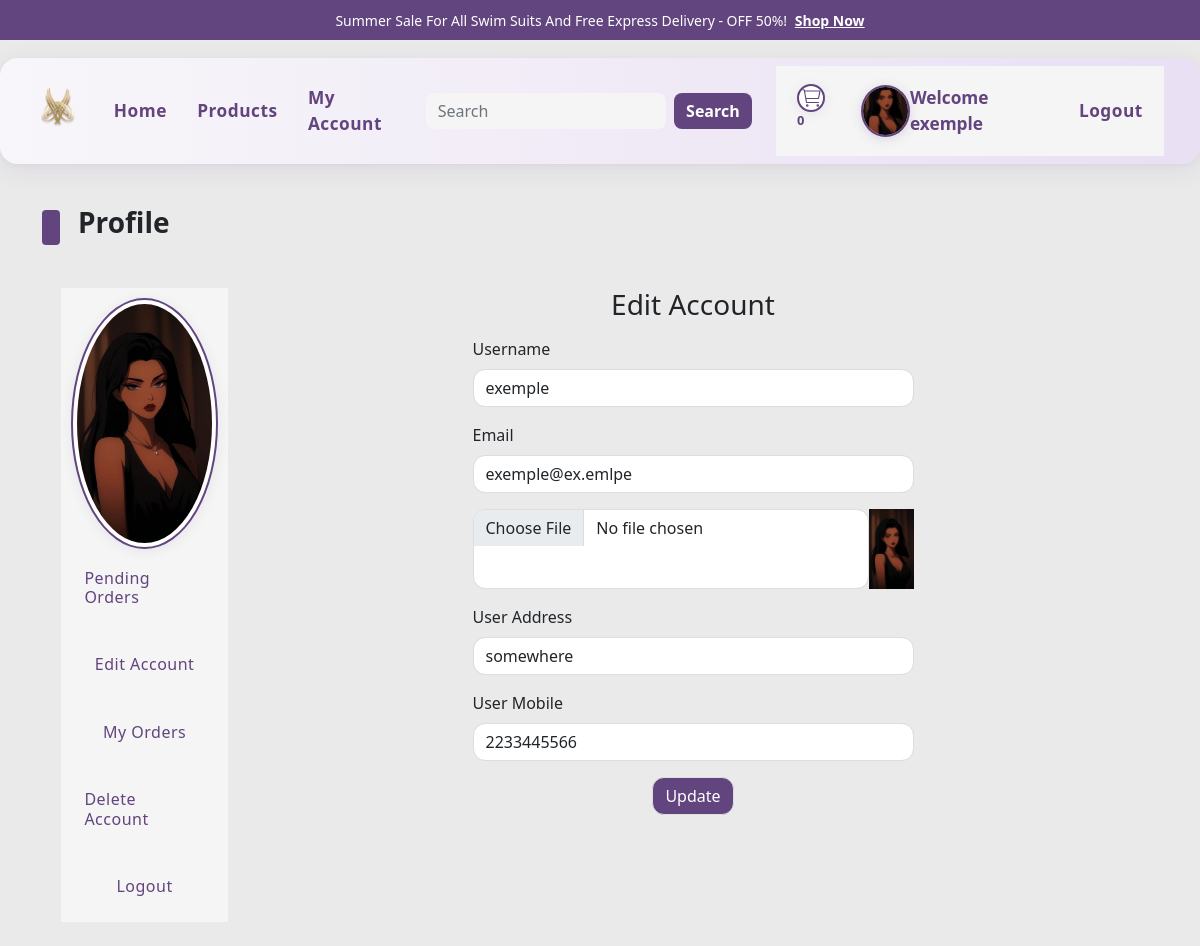
/users_area/profile.php?edit_account (signed in), run on the app's committed database.
### tables this page shows
CREATE TABLE `user_table` (
  `user_id` int(11) NOT NULL,
  `username` varchar(100) NOT NULL,
  `user_email` varchar(100) NOT NULL,
  `user_password` varchar(255) NOT NULL,
  `user_image` varchar(255) NOT NULL,
  `user_ip` varchar(100) NOT NULL,
  `user_address` varchar(255) NOT NULL,
  `user_mobile` varchar(20) NOT NULL,
  `role` enum('admin','user') NOT NULL DEFAULT 'user'
);

### users_area/edit_account.php (the view, shortened to what this page needs)
<?php
if(isset($_GET['edit_account'])){
    $user_session_name = $_SESSION['username'];
    $select_user_query = "SELECT * FROM `user_table` WHERE username='$user_session_name'";
    $select_user_result = mysqli_query($con,$select_user_query);
    $row_user_fetch = mysqli_fetch_array($select_user_result);
    $username = $row_user_fetch['username'];
    $user_email = $row_user_fetch['user_email'];
    $user_address = $row_user_fetch['user_address'];
    $user_mobile = $row_user_fetch['user_mobile'];
    $user_image = $row_user_fetch['user_image'];
}
?>
<!DOCTYPE html>
<html lang="en">
<head>
</head>
<body>
    <div class="container">
        <div class="row justify-content-center">
            <div class="col-md-6">
                <h3 class="text-center mb-3">Edit Account</h3>
                <form action="" method="post" enctype="multipart/form-data" class="d-flex flex-column gap-3">
                    <div class="form-outline">
                        <label for="user_username" class="form-label">Username</label>
                        <input type="text" name="user_username" id="user_username" class="form-control" value="<?php echo $username;?>">
                    </div>
                    <div class="form-outline">
                        <label for="user_email" class="form-label">Email</label>
                        <input type="email" name="user_email" id="user_email" class="form-control" value="<?php echo $user_email;?>">
                    </div>
                    <div class="form-outline d-flex">
                        <input type="file" name="user_image" id="user_image" value="<?php echo $user_image;?>" class="form-control">
                        <img src="./user_images/<?php echo $user_image;?>" height="80px" alt="<?php echo $username;?> Photo">
                    </div>
                    <div class="form-outline">
                        <label for="user_address" class="form-label">User Address</label>
                        <input type="text" name="user_address" id="user_address" class="form-control" value="<?php echo $user_address;?>">
                    </div>
                    <div class="form-outline">
                        <label for="user_mobile" class="form-label">User Mobile</label>
                        <input type="text" name="user_mobile" id="user_mobile" class="form-control" value="<?php echo $user_mobile;?>">
                    </div>
                    <div class="form-outline text-center">
                        <input type="submit" name="user_update" id="user_update" value="Update" class="btn btn-primary">
                    </div>
                </form>
            </div>
        </div>
    </div>
</body>
</html>

### users_area/profile.php (shortened to what this page needs)
<?php
include("../functions/common_function.php");
?>
<!DOCTYPE html>
<html lang="en">
<head>
    <link rel="stylesheet" href="../assets/css/bootstrap.css" />
    <link rel="stylesheet" href="../assets/css/main.css" />
</head>
<body>
    <div class="upper-nav primary-bg p-2 px-3 text-center text-break">
        <span>Summer Sale For All Swim Suits And Free Express Delivery - OFF 50%! <a href="products.php" class="text-white text-decoration-underline fw-bold ms-1">Shop Now</a></span>
    </div>
<nav class="navbar navbar-expand-lg navbar-custom" data-aos="fade-in" data-aos-delay="200" data-aos-duration="1000">
  <div class="container-fluid d-flex justify-content-between align-items-center">
    <div class="d-flex align-items-center">
      <a class="navbar-brand d-flex align-items-center gap-2 me-3" href="../index.php">
        <img src="../assets/images/Logo.png" alt="Diva's Bloom Logo">
      </a>
      <ul class="navbar-nav d-flex flex-row gap-2 align-items-center mb-0">
        <?php $current_page = basename($_SERVER['PHP_SELF']); ?>
        <li class="nav-item">
          <a class="nav-link <?php if($current_page == 'index.php') echo 'active'; ?>" href="../index.php">Home</a>
        </li>
        <li class="nav-item">
          <a class="nav-link <?php if($current_page == 'products.php') echo 'active'; ?>" href="../products.php">Products</a>
        </li>
        <?php
          if(isset($_SESSION['username'])){
              echo "<li class='nav-item'><a class='nav-link' href='./profile.php'>My Account</a></li>";
          } else {
              echo "<li class='nav-item'><a class='nav-link' href='./user_registration.php'>Register</a></li>";
          }
        ?>
      </ul>
    </div>
    <div class="d-flex align-items-center">
      <form class="d-flex ms-lg-3 my-2 my-lg-0" method="GET" action="../search_product.php">
        <input class="form-control me-2" type="search" placeholder="Search" name="search_data" aria-label="Search">
        <button class="btn btn-outline-primary" type="submit" name="search_data_btn">Search</button>
      </form>
      <ul class="navbar-nav navbar-profile mb-2 mb-lg-0 ms-lg-4">
        <li class="nav-item">
          <a class="nav-link" href="../cart.php">
            <sup style="color:#62447E;font-weight:700;"><?php cart_item(); ?></sup>
          </a>
        </li>
        <li class="nav-item">
          <?php
            if (isset($_SESSION['username'])) {
              $username = $_SESSION['username'];
              $select_user_img = "SELECT user_image FROM user_table WHERE username='" . mysqli_real_escape_string($con, $username) . "'";
              $select_user_img_result = mysqli_query($con, $select_user_img);
              $userImg = '';
              if ($select_user_img_result && mysqli_num_rows($select_user_img_result) > 0) {
                $row_user_img = mysqli_fetch_assoc($select_user_img_result);
                $userImg = $row_user_img['user_image'];
              }
              if ($userImg && file_exists(__DIR__ . '/../users_area/user_images/' . $userImg)) {
                echo '<img src="../users_area/user_images/' . htmlspecialchars($userImg) . '" alt="' . htmlspecialchars($username) . ' photo" style="width:52px;height:52px;object-fit:cover;border-radius:50%;border:2.5px solid #62447E;box-shadow:0 2px 12px rgba(98,68,126,0.18);">';
              }
              echo '<span class="fw-semibold">Welcome ' . htmlspecialchars($username) . '</span>';
            }
          ?>
        </li>
        <li class="nav-item">
          <?php
            if(!isset($_SESSION['username'])){
              echo "<a class='nav-link' href='./user_login.php'>Login</a>";
            } else {
              echo "<a class='nav-link' href='./logout.php'>Logout</a>";
            }
          ?>
        </li>
      </ul>
    </div>
  </div>
</nav>
    <div class="all-prod">
        <div class="container">
            <div class="sub-container pt-4 pb-4">
                <div class="categ-header">
                    <div class="sub-title">
                        <span class="shape"></span>
                        <span class="title h3 text-dark">Profile</span>
                    </div>
                </div>
                <div class="row mx-0">
                    <div class="col-md-2 side-nav p-0">
                        <ul class="navbar-nav me-auto navbar-profile">
                            <?php
                                $username = $_SESSION['username'];
                                $select_user_img = "SELECT * FROM `user_table` WHERE username='$username'";
                                $select_user_img_result = mysqli_query($con,$select_user_img);
                                $row_user_img = mysqli_fetch_array($select_user_img_result);
                                $userImg = $row_user_img['user_image'];
                                echo "                            <li class='nav-item d-flex align-items-center gap-2'>
                                <img src='./user_images/$userImg' alt='$username photo' class='img-profile img-thumbnail'/>
                            </li>";
                            ?>
                            <li class="nav-item d-flex align-items-center gap-2">
                                <a href="profile.php?pending_orders" class="nav-link fw-bold">
                                    <h6>Pending Orders</h6>
                                </a>
                            </li>
                            <li class="nav-item d-flex align-items-center gap-2">
                                <a href="profile.php?edit_account" class="nav-link fw-bold">
                                    <h6>Edit Account</h6>
                                </a>
                            </li>
                            <li class="nav-item d-flex align-items-center gap-2">
                                <a href="profile.php?my_orders" class="nav-link fw-bold">
                                    <h6>My Orders</h6>
                                </a>
                            </li>
                            <li class="nav-item d-flex align-items-center gap-2">
                                <a href="profile.php?delete_account" class="nav-link fw-bold">
                                    <h6>Delete Account</h6>
                                </a>
                            </li>
                            <li class="nav-item d-flex align-items-center gap-2">
                                <a href="./logout.php" class="nav-link fw-bold">
                                    <h6>Logout</h6>
                                </a>
                            </li>
                        </ul>
                    </div>
                    <div class="col-md-10">
                        <div class="row">
                            <?php
                                if(isset($_GET['edit_account'])){
                                    include('./edit_account.php');
                                } elseif(isset($_GET['my_orders'])){
                                    include('./user_orders.php');
                                } elseif(isset($_GET['delete_account'])){
                                    include('./delete_account.php');
                                } else {
                                    get_user_order_details();
                                }
                            ?>
                        </div>
                    </div>
                </div>
            </div>
        </div>
    </div>
</body>
</html>

### assets/css/main.css (style rules this page uses)
* { -webkit-box-sizing: border-box; -moz-box-sizing: border-box; box-sizing: border-box; margin: 0; padding: 0; }
html { scroll-behavior: smooth; }
body { background-color:rgb(234, 234, 234); }
a { text-decoration: none; color: #000000; cursor: pointer; }
button, input[type="submit"] { cursor: pointer; }
ul { list-style: none; }
.primary-bg { background-color: #62447E; }
.text-dark { --bs-text-opacity: 1; color: rgba(var(--bs-darkk-rgb), var(--bs-text-opacity)) !important; }
.container .categ-header { display: flex; flex-direction: column; gap: 20px; margin-bottom: 40px; }
.container .categ-header .sub-title { display: flex; flex-direction: row; gap: 18px; align-items: center; }
.container .categ-header .sub-title span:nth-of-type(1) { width: 18px; height: 35px; background-color: #62447E; border-radius: 4px; -webkit-border-radius: 4px; -moz-border-radius: 4px; -ms-border-radius: 4px; -o-border-radius: 4px; }
.shape { display: inline-block; width: 18px; height: 35px; background-color: #62447E; border-radius: 4px; -webkit-border-radius: 4px; -moz-border-radius: 4px; -ms-border-radius: 4px; -o-border-radius: 4px; }
.container .categ-header .sub-title span:nth-of-type(2) { color: #62447E; font-weight: bold; }
.upper-nav span { color: #ffffff; font-size: 14px; }
.upper-nav span a { text-decoration: underline !important; }
.navbar .d-flex .form-control { background-color: #F5F5F5; border: none; }
.navbar .d-flex .btn-outline-primary { background-color: #62447E; color: #ffffff; border: none; }
.all-prod .container .sub-container .side-nav a { padding: 8px 10px; }
.navbar-profile { background-color: #F5F5F5; padding: 10px; gap: 15px; }
.img-profile { width:100%; }
.navbar-brand { color: #62447E; }
.form-outline input { border-radius: 12px; border: 1px solid #ddd; }
.btn-primary { background-color: #62447E; border: none; border-radius: 12px; transition: background-color 0.3s ease; }

### users_area/profile.php (style rules this page uses)
.navbar-custom { background: linear-gradient(90deg, #f8f6fa 0%, #e9e0f3 100%); border-radius: 18px; box-shadow: 0 6px 24px rgba(98,68,126,0.10), 0 1.5px 4px rgba(185,156,200,0.10); animation: navbarFadeIn 1.1s cubic-bezier(.4,0,.2,1); margin-top: 18px; margin-bottom: 18px; padding: 0.5rem 1.5rem; }
.navbar-brand img { height: 60px; transition: transform 0.3s cubic-bezier(.4,0,.2,1); }
.navbar-nav .nav-link { color: #62447E !important; font-weight: 600; font-size: 1.08rem; letter-spacing: 0.5px; border-radius: 8px; transition: background 0.2s, color 0.2s, box-shadow 0.2s; padding: 0.5rem 1.1rem; margin: 0 0.2rem; }
.navbar-nav .nav-item { display: flex; align-items: center; }
.navbar-nav .nav-link svg { margin-right: 0.3rem; vertical-align: middle; }
.navbar-profile { display: flex; align-items: center; gap: 0.7rem; margin-left: 1.2rem; }
.navbar-profile img, .navbar-profile svg { box-shadow: 0 2px 12px rgba(98,68,126,0.10); border-radius: 50%; border: 2.5px solid #62447E; background: #fff; }
.navbar-profile span { font-weight: 700; color: #62447E; font-size: 1.08rem; }
.navbar .form-control { border-radius: 8px; border: 1.5px solid #B99CC8; transition: border 0.2s; }
.navbar .btn-outline-primary { border-radius: 8px; border: 1.5px solid #62447E; color: #62447E; font-weight: 600; background: #f8f6fa; transition: background 0.2s, color 0.2s; }

### data on the page
user_table: user_image (picture), user_username "exemple", user_email "exemple@ex.emlpe", user_address "somewhere", user_mobile "2233445566"

### other printed values
$count_cart_items "0"
$username "exemple"
